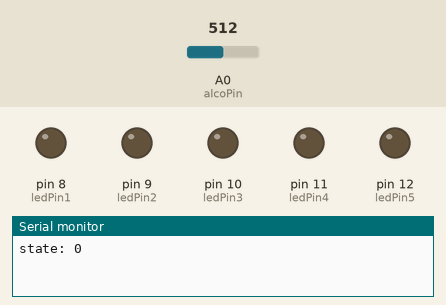
Bench run of a sketch on a simulated Arduino Uno, built with avr-gcc and run on an emulated ATmega328P. Parts: output pins drawn as LEDs (lit = HIGH), the last lines printed to the serial monitor. Inputs (shaded band) come from the test bench; at power-on: A0 (alcoPin) = 512.

Above: at 1.2 s.
1.3 s: A0 (alcoPin) set to 589
2.8 s: A0 (alcoPin) set to 601
At 3.2 s:
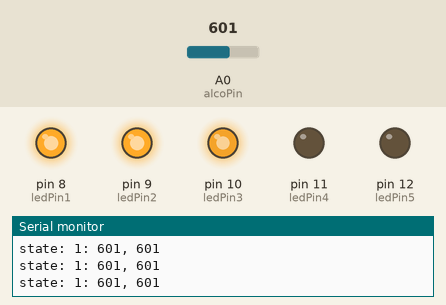
4.3 s: A0 (alcoPin) set to 511
At 5.8 s:
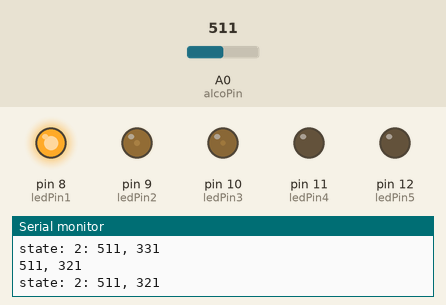
7.3 s: A0 (alcoPin) set to 1023
At 7.8 s:
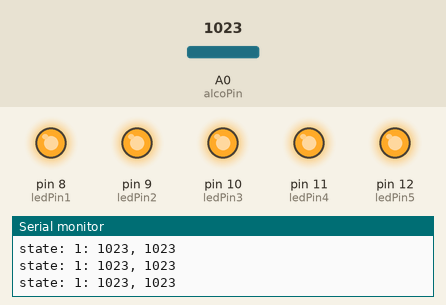
8.9 s: A0 (alcoPin) set to 590
At 10.48 s:
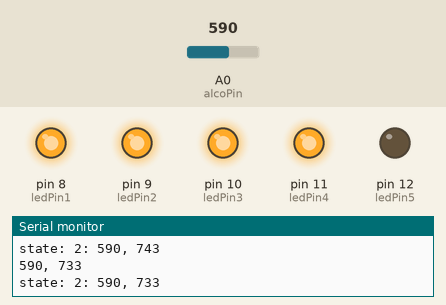
11.9 s: A0 (alcoPin) set to 610
At 15.4 s:
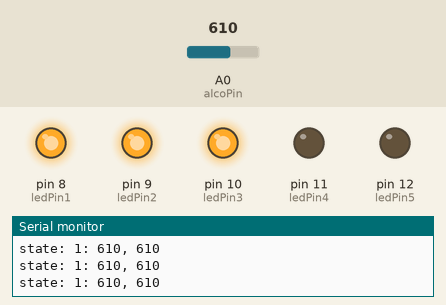
Timing chart, 0 to 15.9 s (numbered marks = the images above; inputs shaded):
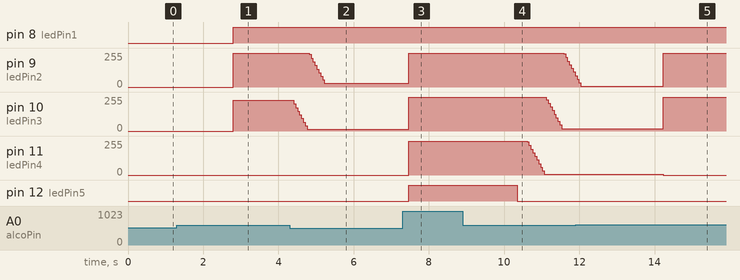

The sketch:

alcootest_kugler.ino
```cpp
/*
* A simple programme that will change the intensity of
 * an LED based  * on the amount of light incident on
 * the photo resistor.
 *
 */
#define WAIT 0;
#define MEASURE 1;
#define HOLD 2;

int state;
//PhotoResistor Pin
int alcoPin = 0; //the analog pin the photoresistor is
//connected to
//the photoresistor is not calibrated to any units so
//this is simply a raw sensor value (relative light)
int lastValue;
int timer;
int threshold; // minimum value at which you start displaying lights
//LED Pin
int ledPin1 = 8;
int ledPin2 = 9;
int ledPin3 = 10;
int ledPin4 = 11;
int ledPin5 = 12;
//the pin the LED is connected to
//we are controlling brightness so
//we use one of the PWM (pulse width
// modulation pins)
void setup()
{
  Serial.begin(9600);

  pinMode(ledPin1, OUTPUT); //sets the led pin to output
  pinMode(ledPin2, OUTPUT); //sets the led pin to output
  pinMode(ledPin3, OUTPUT); //sets the led pin to output
  pinMode(ledPin4, OUTPUT); //sets the led pin to output
  pinMode(ledPin5, OUTPUT); //sets the led pin to output
  state = 0;
  lastValue = 0;
  threshold = 600;
}
/*
* loop() – this function will start after setup
 * finishes and then repeat
 */
int lastState = 1000;
void loop()
{
  if(lastState!=state)
  {
    lastState = state;
    Serial.print("state: ");
    Serial.println(state);
  }

  int alcoLevel = analogRead(alcoPin);


  switch(state)
  {
  case 0:
    analogWrite(ledPin1, 0);
    analogWrite(ledPin2, 0);
    analogWrite(ledPin3, 0);
    analogWrite(ledPin4, 0);
    analogWrite(ledPin5, 0);
    //if you detect enough, display it.
    if(alcoLevel > threshold)
    {
      state = 1;
    }
    break;

  case 1: // measure
    //Save largest value
    lastValue = max(alcoLevel, lastValue);
    Serial.print("state: ");
    Serial.print(state);
    Serial.print(": ");
    Serial.print(alcoLevel);
    Serial.print(", ");
     Serial.println(lastValue);
    //display it
    writeLevel(lastValue);
    //once it came back down, go to HOLD
    if(alcoLevel < threshold)
    {
      state = 2;
    }
    break;

  case 2:
    Serial.print("state: ");
    Serial.print(state);
    Serial.print(": ");
    Serial.print(alcoLevel);
    Serial.print(", ");
    Serial.println(lastValue);
    writeLevel(lastValue);
    lastValue -=10;
    delay(50);
    Serial.print(alcoLevel);
    Serial.print(", ");
     Serial.println(lastValue);
    if(lastValue <= 0)
    {
      state = 0;
    }
    break;
  }
}

void writeLevel(int value)
{

  if (value > 326){
    lightUp(value, ledPin1, 210, 326);
  }
  if (value > 421){
    lightUp(value, ledPin2, 421, 515);
  }
  if (value > 516){
    lightUp(value, ledPin3, 516, 610);
  }
  if (value > 611){
    lightUp(value, ledPin4, 611, 705);
  }
  if (value > 706){
    lightUp(value, ledPin5, 706, 800);
  }
}
void lightUp(int lightLevel, int ledPin, int min_, int max_)
{
  lightLevel = map(lightLevel, min_, max_, 0, 255);
  lightLevel = constrain(lightLevel, 0, 255);
  analogWrite(ledPin, lightLevel);  //write the value
}
```

Measured:
- the behaviour switches between 600 and 601 on A0 (alcoPin) (found by bisection; images 0 and 1)
- after the input at 1.3 s, every drawn part: stays the same
- after the input at 2.8 s, pin 8 (ledPin1): LOW → HIGH at once; pin 9 (ledPin2): 0/255 → 255/255 at once; pin 10 (ledPin3): 0/255 → 230/255 at once
- after the input at 4.3 s, pin 9 (ledPin2): moves from 255/255 to 27/255 over 0.41 s, starting after 0.52 s; pin 10 (ledPin3): 230/255 → 13/255 after 0.11 s
- after the input at 7.3 s, pin 8 (ledPin1): stays HIGH (without the input it goes to LOW after 0.16 s); pin 9 (ledPin2): 27/255 → 255/255 after 0.17 s; pin 10 (ledPin3): 13/255 → 255/255 after 0.17 s; pin 11 (ledPin4): 0/255 → 255/255 after 0.17 s; pin 12 (ledPin5): LOW → HIGH after 0.17 s
- after the input at 8.9 s, pin 9 (ledPin2): 255/255 → 86/255 after 2.7 s; pin 10 (ledPin3): moves from 255/255 to 18/255 over 0.41 s, starting after 2.2 s; pin 11 (ledPin4): moves from 255/255 to 5/255 over 0.46 s, starting after 1.7 s; pin 12 (ledPin5): HIGH → LOW after 1.5 s
- after the input at 11.9 s, pin 8 (ledPin1): stays HIGH (without the input it goes to LOW after 2.3 s); pin 10 (ledPin3): 18/255 → 255/255 after 2.3 s
